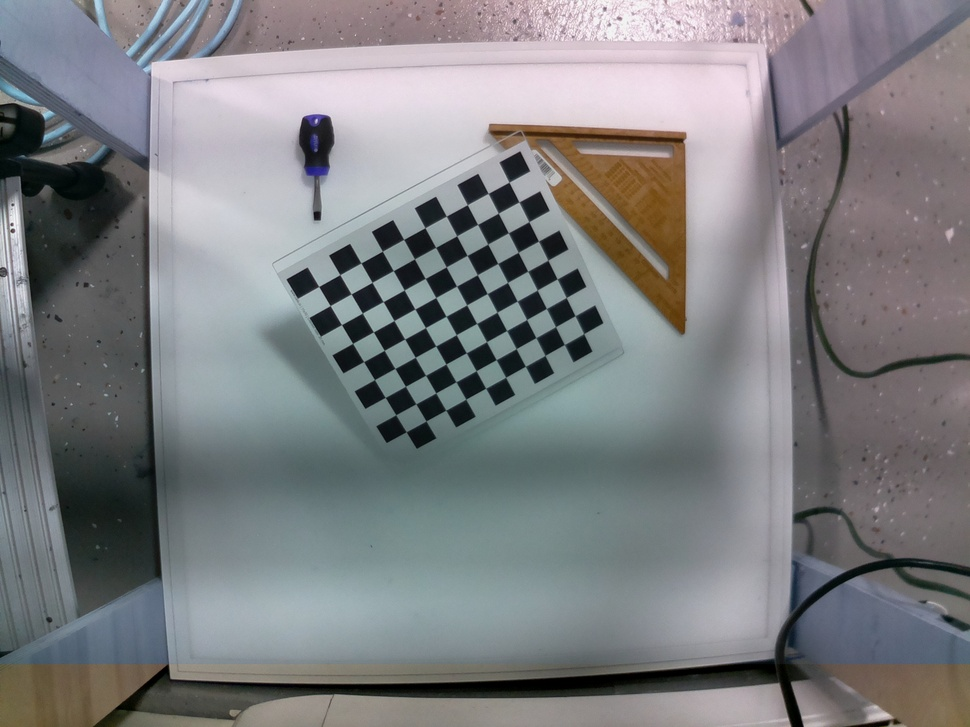
#> input picture 2021-04-01_21-27-40/camera1_0.jpg, 970 x 727 px, shrunk from 2592 x 1944 before the run; its folder holds 4 pictures in this run
$ python calibrate3.py
#> lines starting #> are read from the running program, lines starting #| are printed output that depends on the picture
import numpy as np
import cv2 as cv
import glob
import time
from timeit import default_timer as timer

start = timer()

width = 9
height = 10

# termination criteria
criteria = (cv.TERM_CRITERIA_EPS + cv.TERM_CRITERIA_MAX_ITER, 30, 0.001)
# prepare object points, like (0,0,0), (1,0,0), (2,0,0) ....,(6,5,0)
objp = np.zeros((height*width,3), np.float32)
objp[:,:2] = np.mgrid[0:width,0:height].T.reshape(-1,2)
# Arrays to store object points and image points from all the images.
objpoints = [] # 3d point in real world space
imgpoints = [] # 2d points in image plane.


images = glob.glob('2021-04-01_21-27-40/camera1*.jpg')
#images = glob.glob('2021-04-01_21-27-40/easy.png')
#images = glob.glob('2021-04-01_21-27-40/calib*.jpg')


for fname in images:
    img = cv.imread(fname)
#> img is the input picture: shape (727, 970, 3); mean B, G, R 128.9, 126.5, 125.3
    gray = cv.cvtColor(img, cv.COLOR_BGR2GRAY)
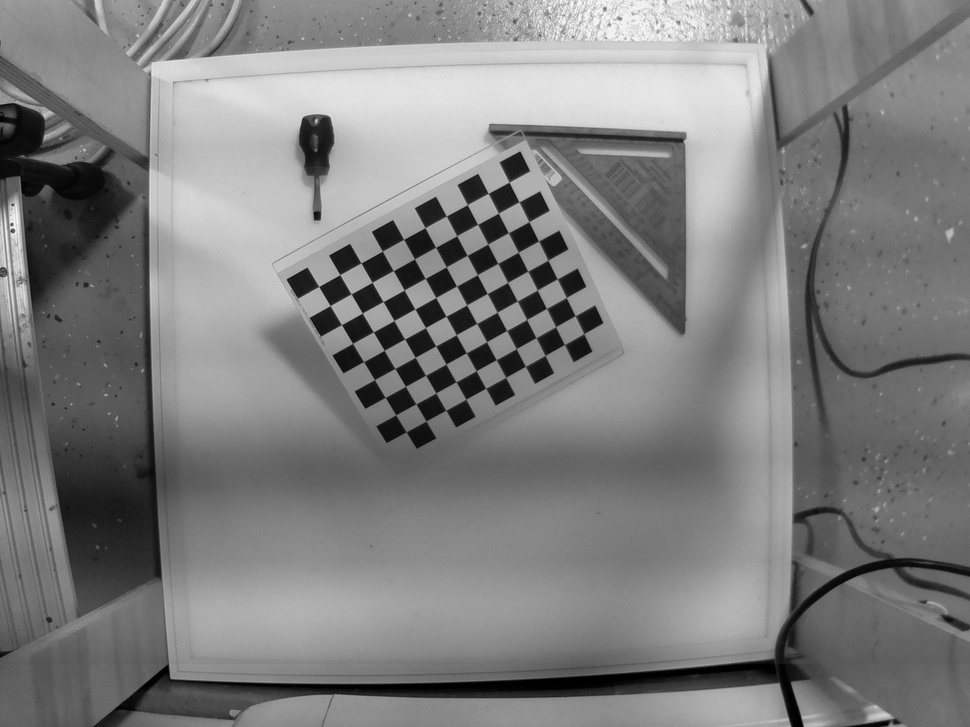
#> gray: shape (727, 970); min 0, max 251, mean 126.4
    ret, corners = cv.findChessboardCorners(gray, (width,height),None)
#> ret = True; corners = 90 rows, first 8: [509, 182.1], [518.9, 202], [528.7, 221.7], [538.5, 241.2], [547.8, 260.1], [557, 279], [566.2, 297.4], [575, 315.6]

    # If found, add object points, image points (after refining them)
    if ret == True:
        objpoints.append(objp)
        corners2 = cv.cornerSubPix(gray,corners, (11,11), (-1,-1), criteria)
#> corners2 = 90 rows, first 8: [508.9, 182.1], [519.1, 201.8], [528.8, 221.7], [538.6, 241], [547.9, 260.2], [557.3, 278.9], [566.2, 297.5], [575.2, 315.7]
        imgpoints.append(corners)
#> pass 2 of the loop `for fname in images:`:
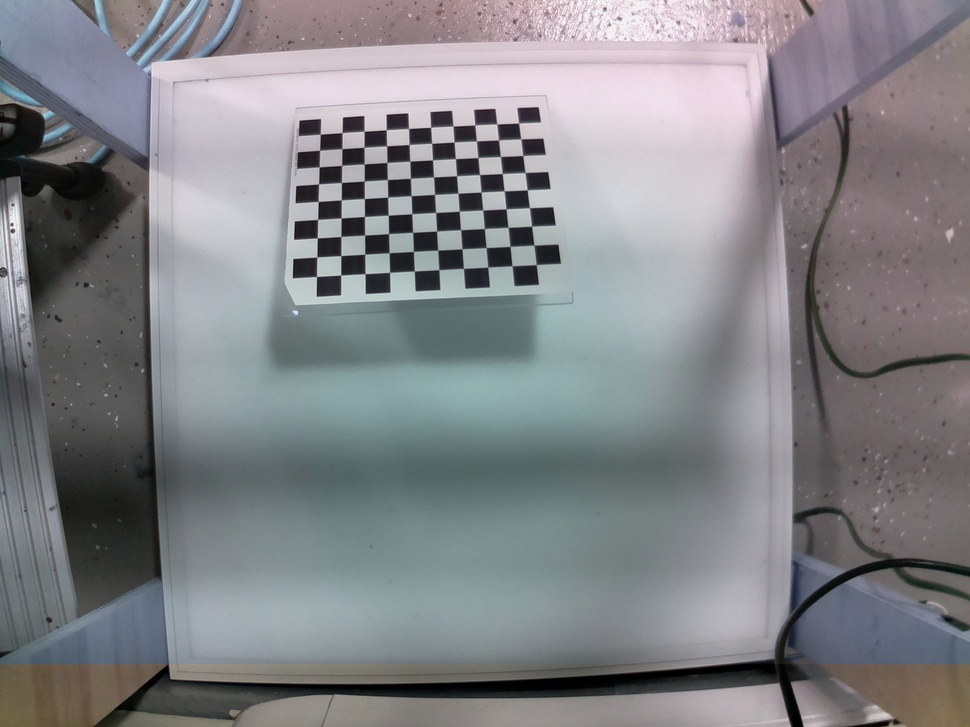
#> input picture 2021-04-01_21-27-40/camera1_1.jpg, 970 x 727 px, shrunk from 2592 x 1944 before the run
#> img is the input picture: shape (727, 970, 3); mean B, G, R 134.6, 130.9, 129.9
#> `gray = cv.cvtColor(img, cv.COLOR_BGR2GRAY)`:
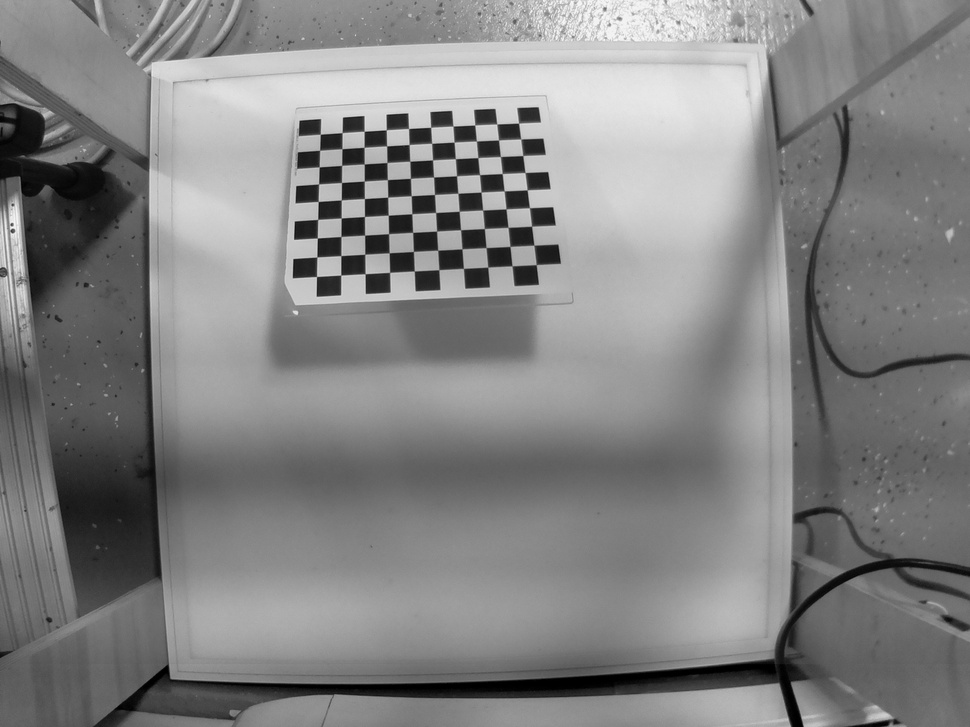
#> gray: shape (727, 970); min 0, max 253, mean 131.1
#> corners = 90 rows, first 8: [518.5, 123.2], [520.7, 139], [522.7, 155.5], [525, 172.5], [527.3, 189.8], [529.4, 207.6], [531.5, 226.2], [533.8, 245.2]
#> corners2 = 90 rows, first 8: [518.6, 123], [520.8, 138.9], [522.8, 155.5], [525.1, 172.4], [527.2, 189.7], [529.5, 207.6], [531.6, 226.1], [534, 245.1]
#> pass 3 of the loop `for fname in images:`:
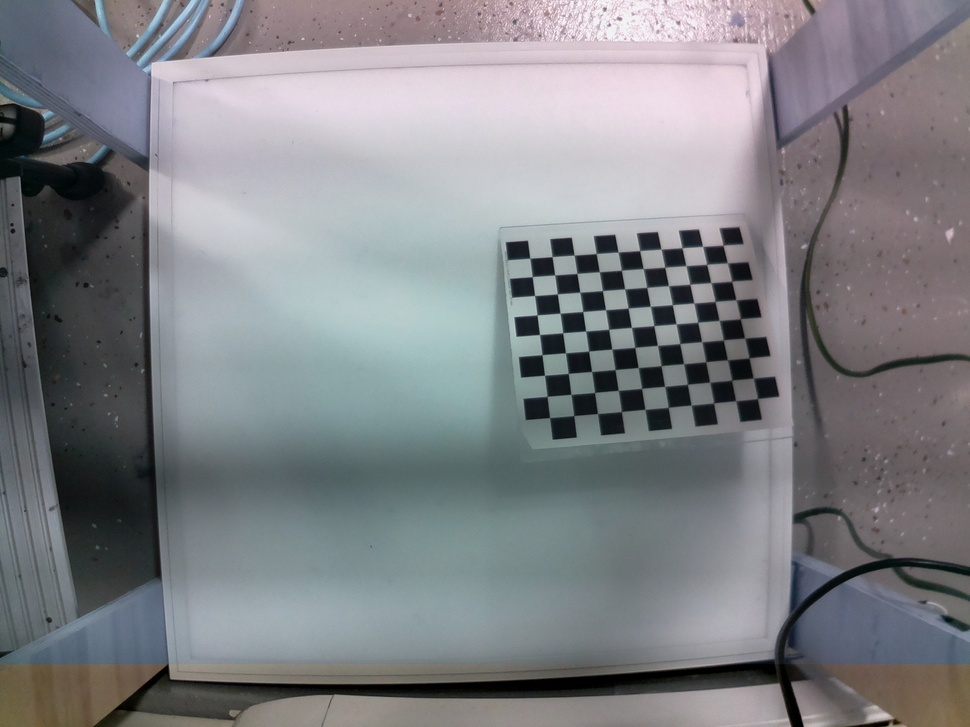
#> input picture 2021-04-01_21-27-40/camera1_10.jpg, 970 x 727 px, shrunk from 2592 x 1944 before the run
#> img is the input picture: shape (727, 970, 3); mean B, G, R 133, 129.1, 127.3
#> `gray = cv.cvtColor(img, cv.COLOR_BGR2GRAY)`:
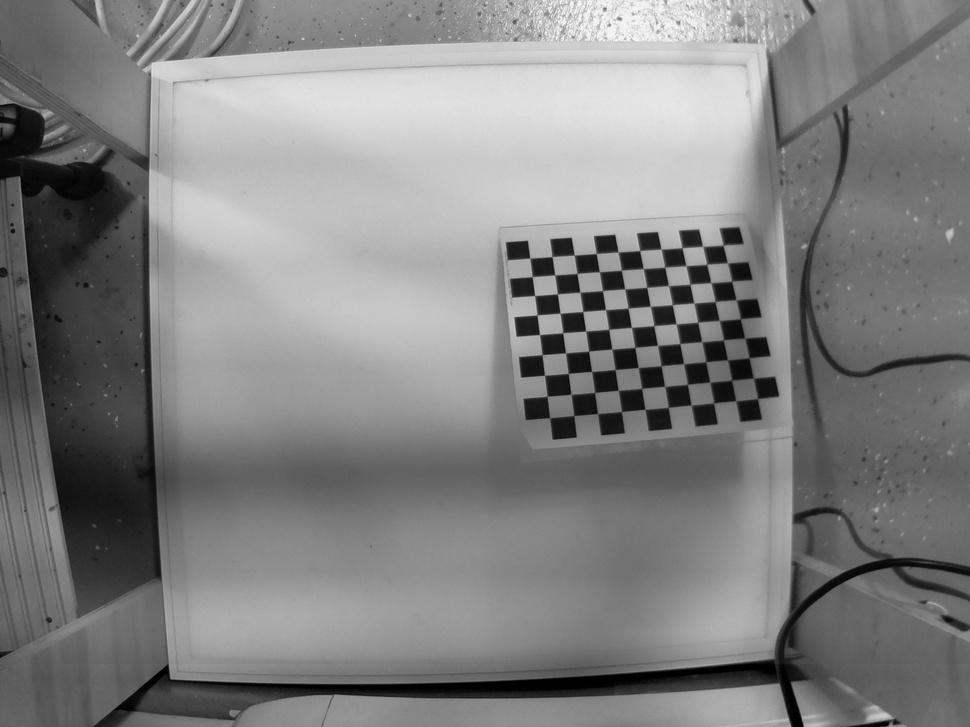
#> gray: shape (727, 970); min 0, max 253, mean 129
#> corners = 90 rows, first 8: [722.9, 245.3], [727.3, 263], [731.4, 280.9], [735.6, 300.1], [739.7, 318.5], [744.5, 338.1], [748.6, 357.6], [753.2, 377.9]
#> corners2 = 90 rows, first 8: [723, 245.1], [727.7, 262.9], [731.7, 281.1], [736.3, 299.9], [740.4, 318.7], [744.8, 338], [749.2, 357.9], [753.5, 378]
#> the loop made 4 passes; the first 3 are shown
        # Draw and display the corners

ret, mtx, dist, rvecs, tvecs = cv.calibrateCamera(objpoints, imgpoints, gray.shape[::-1], None, None)

print(ret,mtx,dist,rvecs,tvecs)
end = timer()

print(f'elapsed time: {end - start}')
